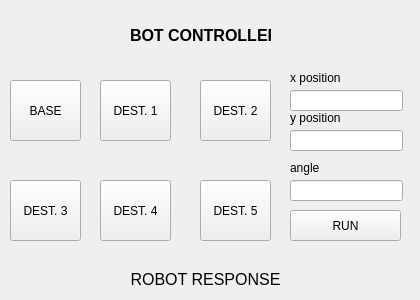
<?xml version="1.0" encoding="UTF-8"?>
<ui version="4.0">
 <class>Form</class>
 <widget class="QWidget" name="Form">
  <property name="geometry">
   <rect>
    <x>0</x>
    <y>0</y>
    <width>420</width>
    <height>300</height>
   </rect>
  </property>
  <property name="windowTitle">
   <string>Form</string>
  </property>
  <widget class="QLabel" name="title_lbl">
   <property name="geometry">
    <rect>
     <x>130</x>
     <y>10</y>
     <width>141</width>
     <height>51</height>
    </rect>
   </property>
   <property name="font">
    <font>
     <pointsize>12</pointsize>
     <bold>true</bold>
    </font>
   </property>
   <property name="text">
    <string>BOT CONTROLLER</string>
   </property>
  </widget>
  <widget class="QPushButton" name="base_bt">
   <property name="geometry">
    <rect>
     <x>10</x>
     <y>80</y>
     <width>71</width>
     <height>61</height>
    </rect>
   </property>
   <property name="text">
    <string>BASE</string>
   </property>
  </widget>
  <widget class="QPushButton" name="dest1_bt">
   <property name="geometry">
    <rect>
     <x>100</x>
     <y>80</y>
     <width>71</width>
     <height>61</height>
    </rect>
   </property>
   <property name="text">
    <string>DEST. 1</string>
   </property>
  </widget>
  <widget class="QPushButton" name="dest2_bt">
   <property name="geometry">
    <rect>
     <x>200</x>
     <y>80</y>
     <width>71</width>
     <height>61</height>
    </rect>
   </property>
   <property name="text">
    <string>DEST. 2</string>
   </property>
  </widget>
  <widget class="QPushButton" name="dest3_bt">
   <property name="geometry">
    <rect>
     <x>10</x>
     <y>180</y>
     <width>71</width>
     <height>61</height>
    </rect>
   </property>
   <property name="text">
    <string>DEST. 3</string>
   </property>
  </widget>
  <widget class="QPushButton" name="dest4_bt">
   <property name="geometry">
    <rect>
     <x>100</x>
     <y>180</y>
     <width>71</width>
     <height>61</height>
    </rect>
   </property>
   <property name="text">
    <string>DEST. 4</string>
   </property>
  </widget>
  <widget class="QPushButton" name="dest5_bt">
   <property name="geometry">
    <rect>
     <x>200</x>
     <y>180</y>
     <width>71</width>
     <height>61</height>
    </rect>
   </property>
   <property name="text">
    <string>DEST. 5</string>
   </property>
  </widget>
  <widget class="QLineEdit" name="x_pos_in">
   <property name="geometry">
    <rect>
     <x>290</x>
     <y>90</y>
     <width>113</width>
     <height>21</height>
    </rect>
   </property>
  </widget>
  <widget class="QLabel" name="x_pos_lbl">
   <property name="geometry">
    <rect>
     <x>290</x>
     <y>70</y>
     <width>61</width>
     <height>16</height>
    </rect>
   </property>
   <property name="text">
    <string>x position</string>
   </property>
  </widget>
  <widget class="QLineEdit" name="x_pos_out">
   <property name="geometry">
    <rect>
     <x>290</x>
     <y>130</y>
     <width>113</width>
     <height>21</height>
    </rect>
   </property>
  </widget>
  <widget class="QLabel" name="y_pos_label">
   <property name="geometry">
    <rect>
     <x>290</x>
     <y>110</y>
     <width>61</width>
     <height>16</height>
    </rect>
   </property>
   <property name="text">
    <string>y position</string>
   </property>
  </widget>
  <widget class="QLineEdit" name="angle_out">
   <property name="geometry">
    <rect>
     <x>290</x>
     <y>180</y>
     <width>113</width>
     <height>21</height>
    </rect>
   </property>
  </widget>
  <widget class="QLabel" name="angle_lbl">
   <property name="geometry">
    <rect>
     <x>290</x>
     <y>160</y>
     <width>61</width>
     <height>16</height>
    </rect>
   </property>
   <property name="text">
    <string>angle</string>
   </property>
  </widget>
  <widget class="QPushButton" name="pos_bt">
   <property name="geometry">
    <rect>
     <x>290</x>
     <y>210</y>
     <width>111</width>
     <height>31</height>
    </rect>
   </property>
   <property name="text">
    <string>RUN</string>
   </property>
  </widget>
  <widget class="QLabel" name="response_lbl">
   <property name="geometry">
    <rect>
     <x>10</x>
     <y>269</y>
     <width>391</width>
     <height>21</height>
    </rect>
   </property>
   <property name="font">
    <font>
     <pointsize>12</pointsize>
    </font>
   </property>
   <property name="text">
    <string>ROBOT RESPONSE</string>
   </property>
   <property name="alignment">
    <set>Qt::AlignCenter</set>
   </property>
  </widget>
 </widget>
 <resources/>
 <connections/>
</ui>
